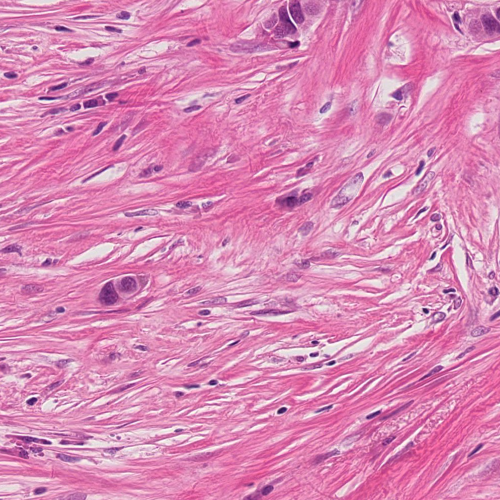
#> input picture data/BRCA/TCGA-3C-AALI-01Z-00-DX1_1.png, 1000 x 1000 px (shown at 1/2 size)
$ python -i detector.py   (imports and definitions only)
#> lines starting #> are read from the running program, lines starting #| are printed output that depends on the picture; after the words box and inside, x2 and y2 are one past the last pixel; in counts of white or black regions, pixels touching at a corner belong together
import cv2
import numpy as np
from scipy import ndimage as ndi
from skimage.feature import peak_local_max
from skimage.segmentation import watershed

class NucleiDetector:
    def __init__(self, patch_size=56, radius=28):
        self.patch_size = patch_size
        self.radius = radius

    def detect_and_crop(self, image_rgb):
        """Detect and crop cell nuclei patches from RGB image."""
        # Convert to grayscale and apply adaptive thresholding
        gray = cv2.cvtColor(image_rgb, cv2.COLOR_RGB2GRAY)
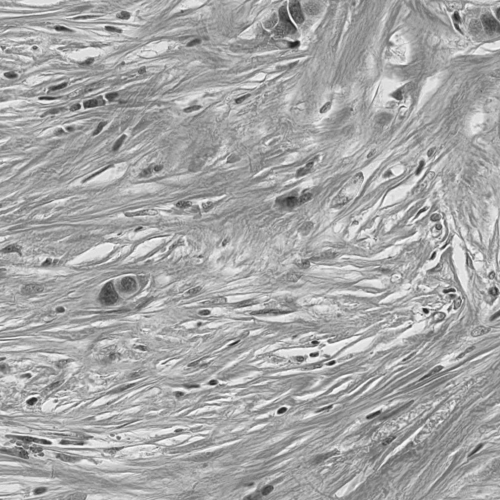
#> gray: shape (1000, 1000) (shown at 1/2 size); min 27, max 255, mean 166.5
        _, thresh = cv2.threshold(gray, 0, 255, cv2.THRESH_BINARY_INV + cv2.THRESH_OTSU)
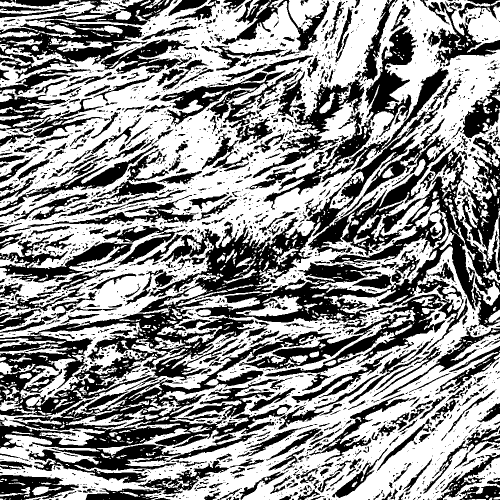
#> thresh: shape (1000, 1000) (shown at 1/2 size); 56.3% white; 2461 black regions (1855 under 20 px), largest, box (x1, y1, x2, y2) and area: (0, 262, 1000, 832) 135712, (0, 663, 663, 967) 40453, (0, 0, 346, 157) 18448

        # Distance transform and watershed to locate centers
        distance = ndi.distance_transform_edt(thresh)
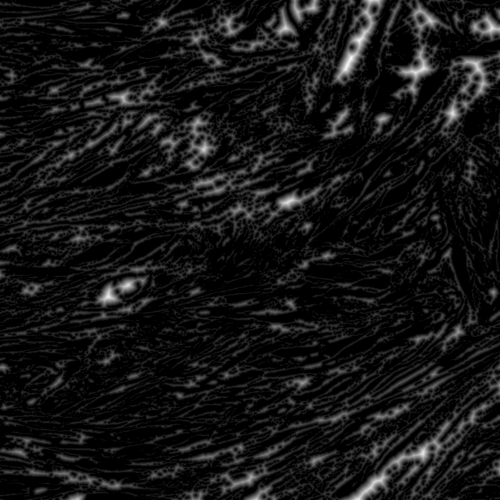
#> distance: shape (1000, 1000) float64 (shown at 1/2 size); min 0, max 20.62, mean 1.7; drawn with min black and max white
        local_maxi = peak_local_max(distance, min_distance=10, labels=thresh, footprint=np.ones((7, 7)))
#> local_maxi = 3719 pairs, first value 10 to 989, second value 10 to 989

        patches = []
        coords = []
        h, w, _ = image_rgb.shape
#> h = 1000; w = 1000

        for pos in local_maxi:
            y, x = pos
            # Boundary-safe cropping
            y1, y2 = max(0, int(y-self.radius)), min(h, int(y+self.radius))
            x1, x2 = max(0, int(x-self.radius)), min(w, int(x+self.radius))

            crop = image_rgb[y1:y2, x1:x2]
            # Pad edges that are too small
            if crop.shape[0] < self.radius*2 or crop.shape[1] < self.radius*2:
                crop = cv2.copyMakeBorder(crop, 0, self.radius*2-crop.shape[0],
                                          0, self.radius*2-crop.shape[1], cv2.BORDER_REFLECT)

            patch_resized = cv2.resize(crop, (self.patch_size, self.patch_size), interpolation=cv2.INTER_CUBIC)
            patches.append(patch_resized)
            coords.append([x, y])
#> this loop made 3719 passes
#> (y, x, y1, y2, x1, x2) on passes 1 to 3: (115, 702, 87, 143, 674, 730), (131, 694, 103, 159, 666, 722), (593, 216, 565, 621, 188, 244)
#> pass 1, in detect_and_crop, `crop = image_rgb[y1:y2, x1:x2]`:
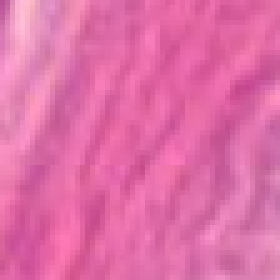
#> crop: shape (56, 56, 3) (shown 5 times larger); mean R, G, B 224.6, 109.8, 168
#> pass 2, in detect_and_crop, `crop = image_rgb[y1:y2, x1:x2]`:
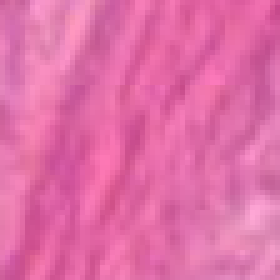
#> crop: shape (56, 56, 3) (shown 5 times larger); mean R, G, B 225, 109.8, 168
#> pass 3, in detect_and_crop, `crop = image_rgb[y1:y2, x1:x2]`:
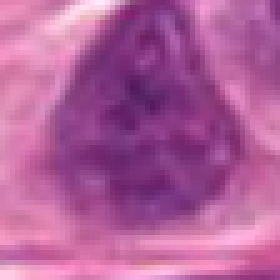
#> crop: shape (56, 56, 3) (shown 5 times larger); mean R, G, B 177.2, 95.6, 154.6
#> after the loop:
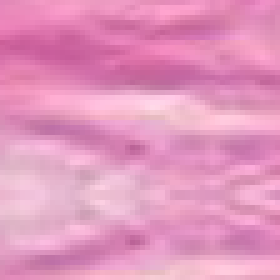
#> crop: shape (56, 56, 3) (shown 5 times larger); mean R, G, B 227, 150.1, 190.2
#> after the loop, coords has the same summary as local_maxi; patches = 3719 items

        return np.array(patches), np.array(coords)

>>> import cv2
>>> picture = cv2.cvtColor(cv2.imread('../data/BRCA/TCGA-3C-AALI-01Z-00-DX1_1.png'), cv2.COLOR_BGR2RGB)
>>> result = NucleiDetector().detect_and_crop(picture)

$ run again, on data/BRCA/TCGA-3C-AALI-01Z-00-DX1_10.png
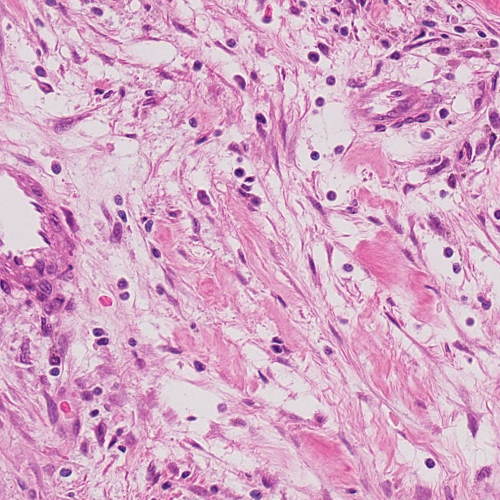
#> input picture data/BRCA/TCGA-3C-AALI-01Z-00-DX1_10.png, 1000 x 1000 px (shown at 1/2 size)
#> in detect_and_crop, `_, thresh = cv2.threshold(gray, 0, 255, cv2.THRESH_BINARY_INV + cv2.TH..`:
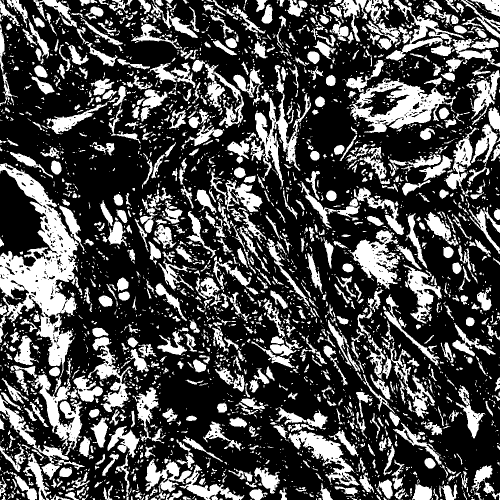
#> thresh: shape (1000, 1000) (shown at 1/2 size); 29.7% white; 3459 white regions (2417 under 20 px), largest, box (x1, y1, x2, y2) and area: (0, 326, 165, 910) 30528, (699, 156, 912, 266) 9317, (510, 179, 622, 373) 5648
#> local_maxi = 3142 pairs, first value 10 to 989, second value 10 to 989
#> the loop in detect_and_crop, `for pos in local_maxi:` made 3142 passes
#> (y, x, y1, y2, x1, x2) on passes 1 to 3: (506, 729, 478, 534, 701, 757), (989, 845, 961, 1000, 817, 873), (559, 55, 531, 587, 27, 83)
#> after the loop in detect_and_crop, `for pos in local_maxi:`:
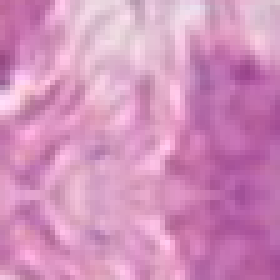
#> crop: shape (56, 56, 3) (shown 5 times larger); mean R, G, B 210.3, 144.5, 188.2
#> after the loop in detect_and_crop, `for pos in local_maxi:`: coords has the same summary as local_maxi; patches = 3142 items

$ run again, on data/BRCA/TCGA-3C-AALI-01Z-00-DX1_11.png
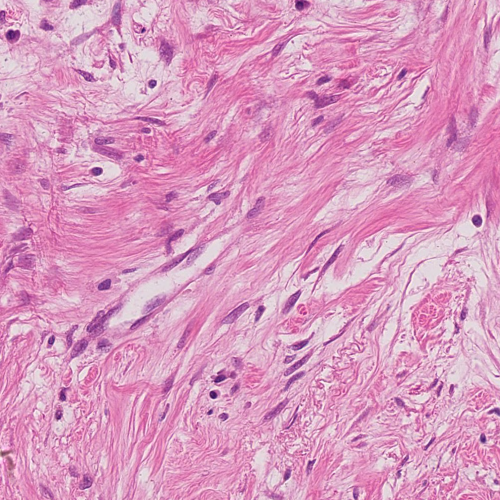
#> input picture data/BRCA/TCGA-3C-AALI-01Z-00-DX1_11.png, 1000 x 1000 px (shown at 1/2 size)
#> in detect_and_crop, `_, thresh = cv2.threshold(gray, 0, 255, cv2.THRESH_BINARY_INV + cv2.TH..`:
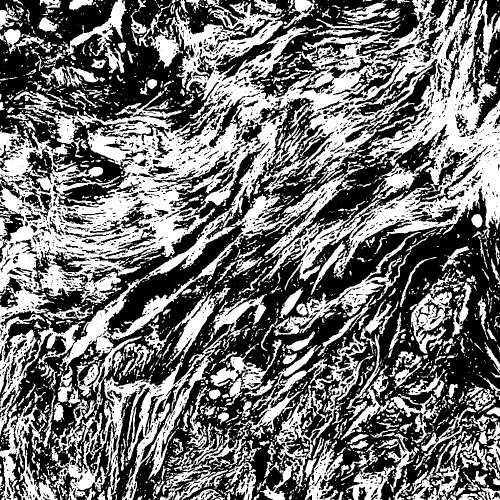
#> thresh: shape (1000, 1000) (shown at 1/2 size); 45% white; 2594 white regions (1943 under 20 px), largest, box (x1, y1, x2, y2) and area: (0, 0, 1000, 871) 248538, (107, 650, 462, 1000) 23671, (468, 666, 747, 1000) 15494
#> local_maxi = 3919 pairs, first value 10 to 989, second value 10 to 989
#> the loop in detect_and_crop, `for pos in local_maxi:` made 3919 passes
#> (y, x, y1, y2, x1, x2) on passes 1 to 3: (349, 981, 321, 377, 953, 1000), (656, 191, 628, 684, 163, 219), (457, 329, 429, 485, 301, 357)
#> after the loop in detect_and_crop, `for pos in local_maxi:`:
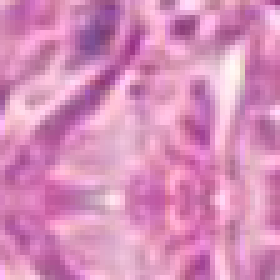
#> crop: shape (56, 56, 3) (shown 5 times larger); mean R, G, B 215.4, 141.6, 186.4
#> after the loop in detect_and_crop, `for pos in local_maxi:`: coords has the same summary as local_maxi; patches = 3919 items

$ run again, on data/BRCA/TCGA-3C-AALI-01Z-00-DX1_12.png
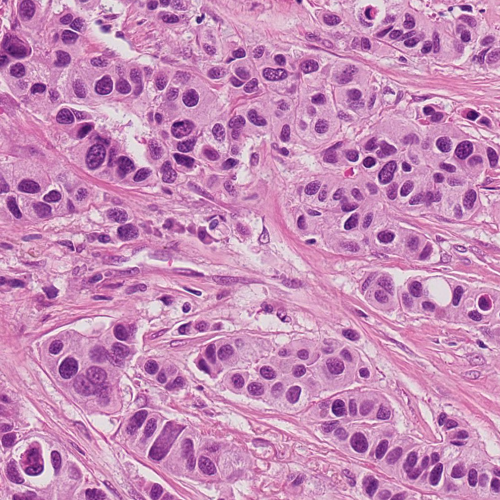
#> input picture data/BRCA/TCGA-3C-AALI-01Z-00-DX1_12.png, 1000 x 1000 px (shown at 1/2 size)
#> thresh: shape (1000, 1000); 34.5% white; 4259 white regions (3202 under 20 px), largest, box (x1, y1, x2, y2) and area: (92, 216, 304, 373) 9672, (109, 710, 244, 814) 6166, (0, 0, 83, 146) 5365
#> local_maxi = 3414 pairs, first value 10 to 989, second value 10 to 989
#> the loop in detect_and_crop, `for pos in local_maxi:` made 3414 passes
#> (y, x, y1, y2, x1, x2) on passes 1 to 3: (94, 23, 66, 122, 0, 51), (734, 138, 706, 762, 110, 166), (18, 53, 0, 46, 25, 81)
#> after the loop in detect_and_crop, `for pos in local_maxi:`:
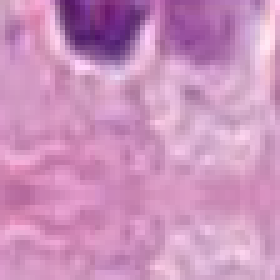
#> crop: shape (56, 56, 3) (shown 5 times larger); mean R, G, B 203.6, 145.5, 189.1
#> after the loop in detect_and_crop, `for pos in local_maxi:`: coords has the same summary as local_maxi; patches = 3414 items
